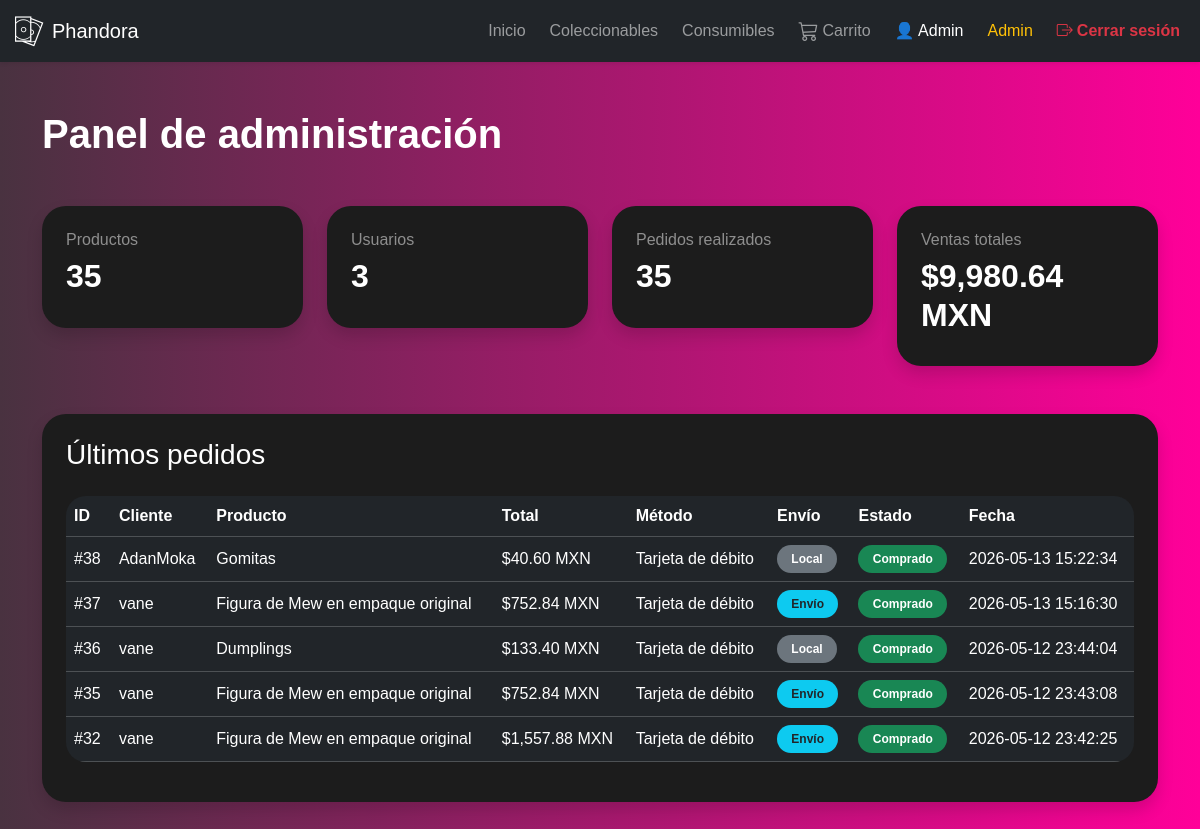
Page /admin/dashboard.php (signed in) on the committed database.
### tables this page shows
CREATE TABLE `carrito` (
  `id` int(11) NOT NULL,
  `usuario_id` int(11) NOT NULL,
  `producto_nombre` varchar(255) NOT NULL,
  `producto_precio` decimal(10,2) NOT NULL,
  `producto_imagen` varchar(255) DEFAULT NULL,
  `cantidad` int(11) DEFAULT 1,
  `estado` enum('activo','comprado') DEFAULT 'activo',
  `fecha` timestamp NOT NULL DEFAULT current_timestamp(),
  `metodo_pago` varchar(100) DEFAULT NULL,
  `direccion` text DEFAULT NULL,
  `ciudad` varchar(100) DEFAULT NULL,
  `codigo_postal` varchar(20) DEFAULT NULL,
  `total` decimal(10,2) DEFAULT NULL,
  `tipo_entrega` varchar(30) DEFAULT NULL,
  `costo_envio` decimal(10,2) DEFAULT NULL
);

CREATE TABLE `usuarios` (
  `id` int(11) NOT NULL,
  `nombre` varchar(100) NOT NULL,
  `email` varchar(150) NOT NULL,
  `password` varchar(255) NOT NULL,
  `rol` enum('admin','cliente') DEFAULT 'cliente',
  `fecha_registro` timestamp NOT NULL DEFAULT current_timestamp()
);

### admin/dashboard.php (the view, shortened to what this page needs)
<?php
require_once '../config/db.php';
$productos = $conn->query("
    SELECT COUNT(*) AS total
    FROM productos
")->fetch_assoc()["total"];
$usuarios = $conn->query("
    SELECT COUNT(*) AS total
    FROM usuarios
")->fetch_assoc()["total"];
$pedidos = $conn->query("
    SELECT COUNT(*) AS total
    FROM carrito
    WHERE estado='comprado'
")->fetch_assoc()["total"];
$totalVentas = $conn->query("
    SELECT COALESCE(SUM(total),0) AS total
    FROM carrito
    WHERE estado='comprado'
")->fetch_assoc()["total"];
$ultimosPedidos = $conn->query("
    SELECT
        c.*,
        u.nombre AS usuario_nombre
    FROM carrito c
    INNER JOIN usuarios u
    ON c.usuario_id = u.id
    WHERE c.estado='comprado'
    ORDER BY c.fecha DESC
    LIMIT 5
");
?>
<!doctype html>
<html lang="es">
<head>
<link href="https://cdn.jsdelivr.net/npm/bootstrap@5.3.3/dist/css/bootstrap.min.css" rel="stylesheet">
<link rel="stylesheet" href="../css/interfaz.css">
</head>
<body class="bg-dark text-white">
<?php include '../includes/navbar.php'; ?>
<section class="py-5">
<div class="container">
<h1 class="fw-bold mb-5">
    Panel de administración
</h1>
<div class="row g-4 mb-5">
<div class="col-md-3">
<div class="card card-dashboard shadow">
<div class="card-body p-4">
<h6 class="text-white-50">
    Productos
</h6>
<h2 class="fw-bold">
    <?= $productos ?>
</h2>
</div>
</div>
</div>
<div class="col-md-3">
<div class="card card-dashboard shadow">
<div class="card-body p-4">
<h6 class="text-white-50">
    Usuarios
</h6>
<h2 class="fw-bold">
    <?= $usuarios ?>
</h2>
</div>
</div>
</div>
<div class="col-md-3">
<div class="card card-dashboard shadow">
<div class="card-body p-4">
<h6 class="text-white-50">
    Pedidos realizados
</h6>
<h2 class="fw-bold">
    <?= $pedidos ?>
</h2>
</div>
</div>
</div>
<div class="col-md-3">
<div class="card card-dashboard shadow">
<div class="card-body p-4">
<h6 class="text-white-50">
    Ventas totales
</h6>
<h2 class="fw-bold">
    $<?= number_format($totalVentas, 2) ?> MXN
</h2>
</div>
</div>
</div>
</div>
<div class="card card-dashboard shadow">
<div class="card-body p-4">
<h3 class="mb-4">
    Últimos pedidos
</h3>
<?php if ($ultimosPedidos->num_rows > 0): ?>
<div class="table-responsive">
<table class="table table-dark table-hover align-middle">
<thead>
<tr>
<th>ID</th>
<th>Cliente</th>
<th>Producto</th>
<th>Total</th>
<th>Método</th>
<th>Envío</th>
<th>Estado</th>
<th>Fecha</th>
</tr>
</thead>
<tbody>
<?php while($p = $ultimosPedidos->fetch_assoc()): ?>
<tr>
<td>
#<?= $p["id"] ?>
</td>
<td>
<?= htmlspecialchars($p["usuario_nombre"]) ?>
</td>
<td>
<?= htmlspecialchars($p["producto_nombre"]) ?>
</td>
<td>
$<?= number_format($p["total"], 2) ?> MXN
</td>
<td>
<?= htmlspecialchars($p["metodo_pago"] ?? 'No especificado') ?>
</td>
<td>
<?php if(!empty($p["direccion"])): ?>
<span class="badge bg-info text-dark badge-ph">
    Envío
</span>
<?php else: ?>
<span class="badge bg-secondary badge-ph">
    Local
</span>
<?php endif; ?>
</td>
<td>
<span class="badge bg-success badge-ph">
    Comprado
</span>
</td>
<td>
<?= $p["fecha"] ?>
</td>
</tr>
<?php endwhile; ?>
</tbody>
</table>
</div>
<?php else: ?>
<p class="text-white-50 mb-0">
    Aún no hay pedidos registrados.
</p>
<?php endif; ?>
</div>
</div>
</div>
</section>
</body>
</html>

### css/interfaz.css (style rules this page uses)
body { background: #ff0099; background: -webkit-linear-gradient(to right, #493240, #FF0099); background: linear-gradient(to right, #493240, #FF0099); }

### admin/dashboard.php (style rules this page uses)
body { font-family:'Plus Jakarta Sans',sans-serif; }
.card-dashboard { background:#1c1c1c; color:white; border:none; border-radius:24px; }
.table-dark { border-radius:20px; overflow:hidden; }
.badge-ph { padding:.5rem .9rem; border-radius:20px; font-weight:600; }

### rows in the picture
carrito: id "38", usuario.nombre "AdanMoka", producto_nombre "Gomitas", total "40.60", metodo_pago "Tarjeta de débito", direccion "Local", fecha "2026-05-13 15:22:34"
carrito: id "37", usuario.nombre "vane", producto_nombre "Figura de Mew en empaque original", total "752.84", metodo_pago "Tarjeta de débito", direccion "Envío", fecha "2026-05-13 15:16:30"
carrito: id "36", usuario.nombre "vane", producto_nombre "Dumplings", total "133.40", metodo_pago "Tarjeta de débito", direccion "Local", fecha "2026-05-12 23:44:04"
carrito: id "35", usuario.nombre "vane", producto_nombre "Figura de Mew en empaque original", total "752.84", metodo_pago "Tarjeta de débito", direccion "Envío", fecha "2026-05-12 23:43:08"
carrito: id "32", usuario.nombre "vane", producto_nombre "Figura de Mew en empaque original", total "1,557.88", metodo_pago "Tarjeta de débito", direccion "Envío", fecha "2026-05-12 23:42:25"

### other values in the picture
$usuario "Admin"
$productos "35"
$usuarios "3"
$pedidos "35"
$totalVentas "9,980.64"
